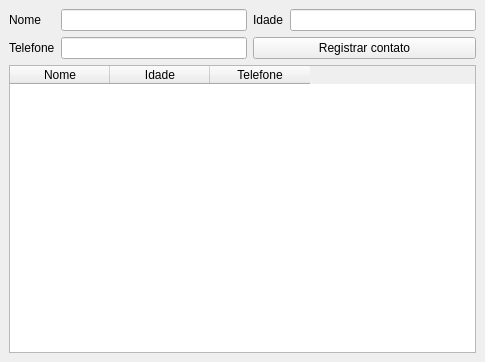
<?xml version="1.0" encoding="UTF-8"?>
<ui version="4.0">
 <class>MainWindow</class>
 <widget class="QMainWindow" name="MainWindow">
  <property name="enabled">
   <bool>true</bool>
  </property>
  <property name="geometry">
   <rect>
    <x>0</x>
    <y>0</y>
    <width>485</width>
    <height>362</height>
   </rect>
  </property>
  <property name="windowTitle">
   <string>Agenda-qt</string>
  </property>
  <property name="accessibleName">
   <string/>
  </property>
  <widget class="QWidget" name="centralwidget">
   <layout class="QGridLayout" name="gridLayout">
    <item row="0" column="3">
     <widget class="QLineEdit" name="inputIdade"/>
    </item>
    <item row="0" column="1">
     <widget class="QLineEdit" name="inputNome"/>
    </item>
    <item row="1" column="0">
     <widget class="QLabel" name="label_2">
      <property name="text">
       <string>Telefone</string>
      </property>
     </widget>
    </item>
    <item row="1" column="1">
     <widget class="QLineEdit" name="inputTelefone"/>
    </item>
    <item row="0" column="0">
     <widget class="QLabel" name="label">
      <property name="text">
       <string>Nome</string>
      </property>
     </widget>
    </item>
    <item row="0" column="2">
     <widget class="QLabel" name="label_3">
      <property name="text">
       <string>Idade</string>
      </property>
     </widget>
    </item>
    <item row="2" column="0" colspan="4">
     <layout class="QHBoxLayout" name="horizontalLayout">
      <item>
       <widget class="QTableWidget" name="table">
        <property name="rowCount">
         <number>0</number>
        </property>
        <property name="columnCount">
         <number>3</number>
        </property>
        <column>
         <property name="text">
          <string>Nome</string>
         </property>
        </column>
        <column>
         <property name="text">
          <string>Idade</string>
         </property>
        </column>
        <column>
         <property name="text">
          <string>Telefone</string>
         </property>
        </column>
       </widget>
      </item>
     </layout>
    </item>
    <item row="1" column="2" colspan="2">
     <widget class="QPushButton" name="btnRegistra">
      <property name="text">
       <string>Registrar contato</string>
      </property>
     </widget>
    </item>
   </layout>
  </widget>
 </widget>
 <tabstops>
  <tabstop>inputNome</tabstop>
  <tabstop>inputTelefone</tabstop>
  <tabstop>inputIdade</tabstop>
  <tabstop>table</tabstop>
  <tabstop>btnRegistra</tabstop>
 </tabstops>
 <resources/>
 <connections/>
</ui>
